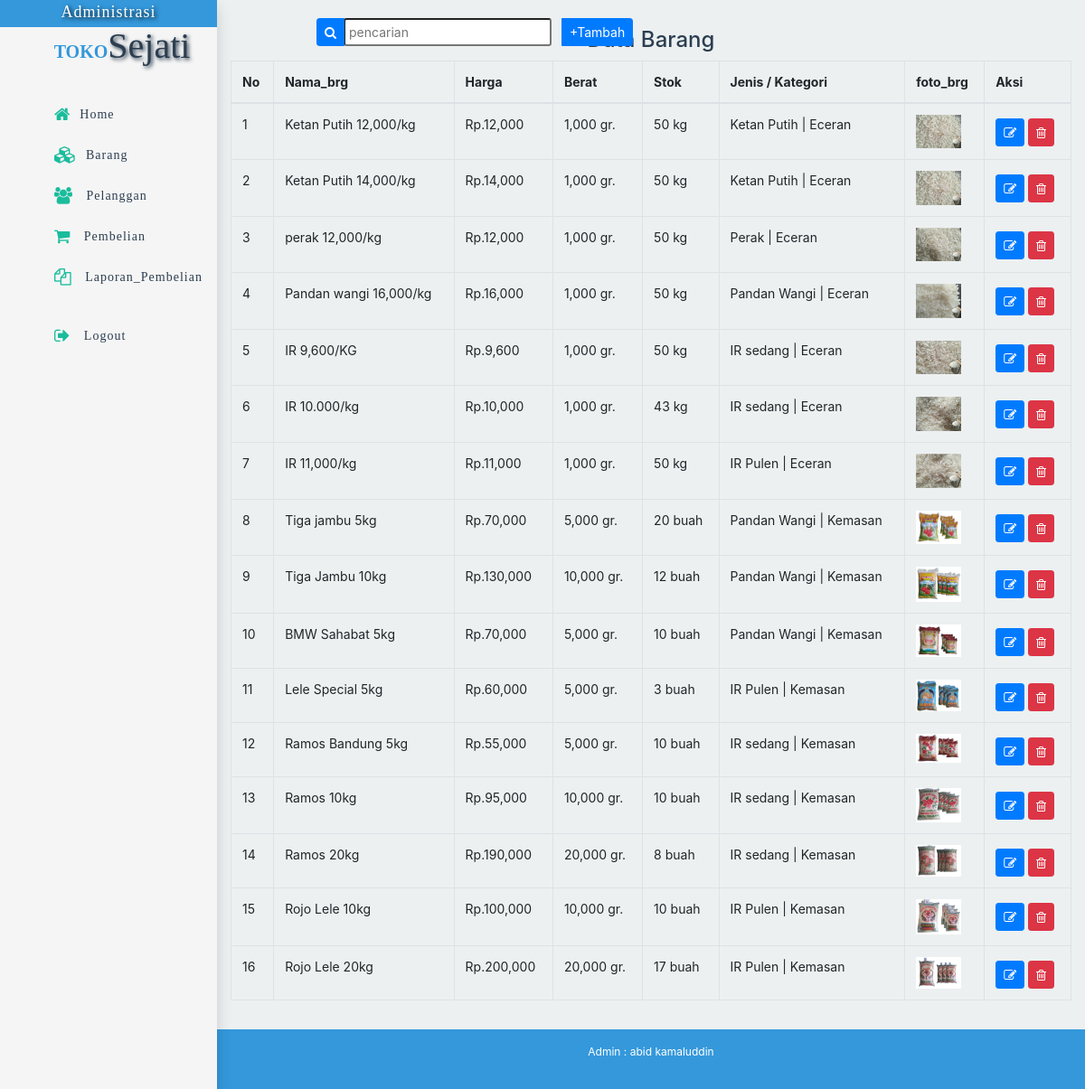
Screenshot of /admin/index.php?halaman=barang (signed in) with the database file from the repository.
### tables this page shows
CREATE TABLE `barang` (
  `id_barang` int(5) NOT NULL,
  `nama_barang` varchar(25) DEFAULT NULL,
  `harga_barang` int(15) DEFAULT NULL,
  `berat_barang` int(5) DEFAULT NULL,
  `foto_barang` varchar(100) DEFAULT NULL,
  `jenis` varchar(20) DEFAULT NULL,
  `kategori` varchar(20) NOT NULL,
  `stok` int(5) DEFAULT NULL,
  `info_barang` text
);

### admin/barang.php (the view, shortened to what this page needs)
<h4 class="text-center dm">Data Barang</h4>
<div class="btn-konten fixed-top w-100  ">
    <form action="" method="POST">
        <div class="input-group">
            <div class="input-group-prepend">
                <button class="btn btn-sm btn-primary " type="submit" name="cari" id="button-addon1" ><i class="fa fa-search "></i></button>
            </div>
            <input class="form-check-inline form-control-sm p-1 " type="search" placeholder="pencarian" name="keyword" autocomplete="off" autofocus>
            <div class="input-group-append">
                <a href="index.php?halaman=tambahbrg" class="btn btn-sm btn-primary ">+Tambah</a>
            </div>
        </div>
    </form>
</div>
        <div class="isi-konten table-responsive">
            <table class="table table-bordered admin ">
                <thead>
                    <th>No</th>
                    <th>Nama_brg</th>
                    <th>Harga</th>
                    <th>Berat</th>
                    <th>Stok</th>
                    <th>Jenis / Kategori</th>
                    <th>foto_brg</th>
                    <th>Aksi</th>
                </thead>
                <tbody>
                <?php $i = 1; ?>
                <?php
                if(isset($_POST['cari'])){
                    $keyword = $_POST["keyword"];
                        $ambil = $db->query("SELECT * FROM barang WHERE
                                            nama_barang LIKE '%$keyword%' OR
                                            jenis LIKE '%$keyword%' OR
                                            kategori LIKE '%$keyword%' OR
                                            harga_barang LIKE '%$keyword%' ORDER BY id_barang DESC");
                }else{
                    $ambil=$db->query("SELECT * FROM barang ORDER BY id_barang DESC");
                }
                ?>
				<?php while($row = $ambil->fetch_assoc()){?>
                    <tr>
                        <td><?= $i; ?></td>
                        <td><?= $row["nama_barang"];?></td>
                        <td>Rp.<?=  number_format($row["harga_barang"]);?></td>
                        <td><?= number_format($row["berat_barang"]);?> gr.</td>
                        <td><?= $row["stok"];?> <?php if($row["kategori"]=="Kemasan"):  ?> buah <?php else : ?> kg <?php endif ?></td>
                        <td><?= $row["jenis"];?> | <?= $row["kategori"];?> </td>
                        <td><img src="../img/produk/<?= $row["foto_barang"]?>" width="50" alt=""></td>
                        <td><a href="index.php?halaman=ubahbrg&id=<?php echo $row["id_barang"];?>" id="ubh" class="btn btn-sm btn-primary mt-1" ><i class="fa fa-pencil-square-o"></i></a>     <a href="index.php?halaman=hapusbrg&id=<?php echo $row["id_barang"];?>" id="hps" class="btn btn-sm btn-danger mt-1" onclick="return confirm('Yakin ingin menghapus ?');" ><i class="fa fa-trash-o"></i></a></td>
                    </tr>
                <?php $i++; ?>
                <?php } ?>
                </tbody>
            </table>
        </div>

### warna.css (style rules this page uses)
*, *::before, *::after { box-sizing: border-box; }
html { background: #ecf0f1; scroll-behavior: smooth; }
body { font-family: 'Times New Roman', Times, serif; font-size: 1em; color: #2c3e50; }
a { text-decoration: none; color: inherit; }
.keranjang .table, table td, .admin { font-size: 14px; font-weight: normal; }
.barang .btn-konten { margin-left: 350px; margin-top: 20px; }
.dm { margin-top: 30px; }

### rows the page displays
barang: nama_barang "Ketan Putih 12,000/kg", harga_barang "12,000", berat_barang "1,000", stok "50", jenis "Ketan Putih", kategori "Eceran", foto_barang (picture)
barang: nama_barang "Ketan Putih 14,000/kg", harga_barang "14,000", berat_barang "1,000", stok "50", jenis "Ketan Putih", kategori "Eceran", foto_barang (picture)
barang: nama_barang "perak 12,000/kg", harga_barang "12,000", berat_barang "1,000", stok "50", jenis "Perak", kategori "Eceran", foto_barang (picture)
barang: nama_barang "Pandan wangi 16,000/kg", harga_barang "16,000", berat_barang "1,000", stok "50", jenis "Pandan Wangi", kategori "Eceran", foto_barang (picture)
barang: nama_barang "IR 9,600/KG", harga_barang "9,600", berat_barang "1,000", stok "50", shows "kg", jenis "IR sedang", kategori "Eceran", foto_barang (picture)
barang: nama_barang "IR 10.000/kg", harga_barang "10,000", berat_barang "1,000", stok "43", jenis "IR sedang", kategori "Eceran", foto_barang (picture)
barang: nama_barang "IR 11,000/kg", harga_barang "11,000", berat_barang "1,000", stok "50", jenis "IR Pulen", kategori "Eceran", foto_barang (picture)
barang: nama_barang "Tiga jambu 5kg", harga_barang "70,000", berat_barang "5,000", stok "20", shows "buah", jenis "Pandan Wangi", kategori "Kemasan", foto_barang (picture)
barang: nama_barang "Tiga Jambu 10kg", harga_barang "130,000", berat_barang "10,000", stok "12", shows "buah", jenis "Pandan Wangi", kategori "Kemasan", foto_barang (picture)
barang: nama_barang "BMW Sahabat 5kg", harga_barang "70,000", berat_barang "5,000", stok "10", shows "buah", jenis "Pandan Wangi", kategori "Kemasan", foto_barang (picture)
barang: nama_barang "Lele Special 5kg", harga_barang "60,000", berat_barang "5,000", stok "3", shows "buah", jenis "IR Pulen", kategori "Kemasan", foto_barang (picture)
barang: nama_barang "Ramos Bandung 5kg", harga_barang "55,000", berat_barang "5,000", stok "10", shows "buah", jenis "IR sedang", kategori "Kemasan", foto_barang (picture)
barang: nama_barang "Ramos 10kg", harga_barang "95,000", berat_barang "10,000", stok "10", shows "buah", jenis "IR sedang", kategori "Kemasan", foto_barang (picture)
barang: nama_barang "Ramos 20kg", harga_barang "190,000", berat_barang "20,000", stok "8", shows "buah", jenis "IR sedang", kategori "Kemasan", foto_barang (picture)
barang: nama_barang "Rojo Lele 10kg", harga_barang "100,000", berat_barang "10,000", stok "10", shows "buah", jenis "IR Pulen", kategori "Kemasan", foto_barang (picture)
barang: nama_barang "Rojo Lele 20kg", harga_barang "200,000", berat_barang "20,000", stok "17", shows "buah", jenis "IR Pulen", kategori "Kemasan", foto_barang (picture)

### other values shown
$_SESSION["admintoko"]["namaAdmin"] "abid kamaluddin"
